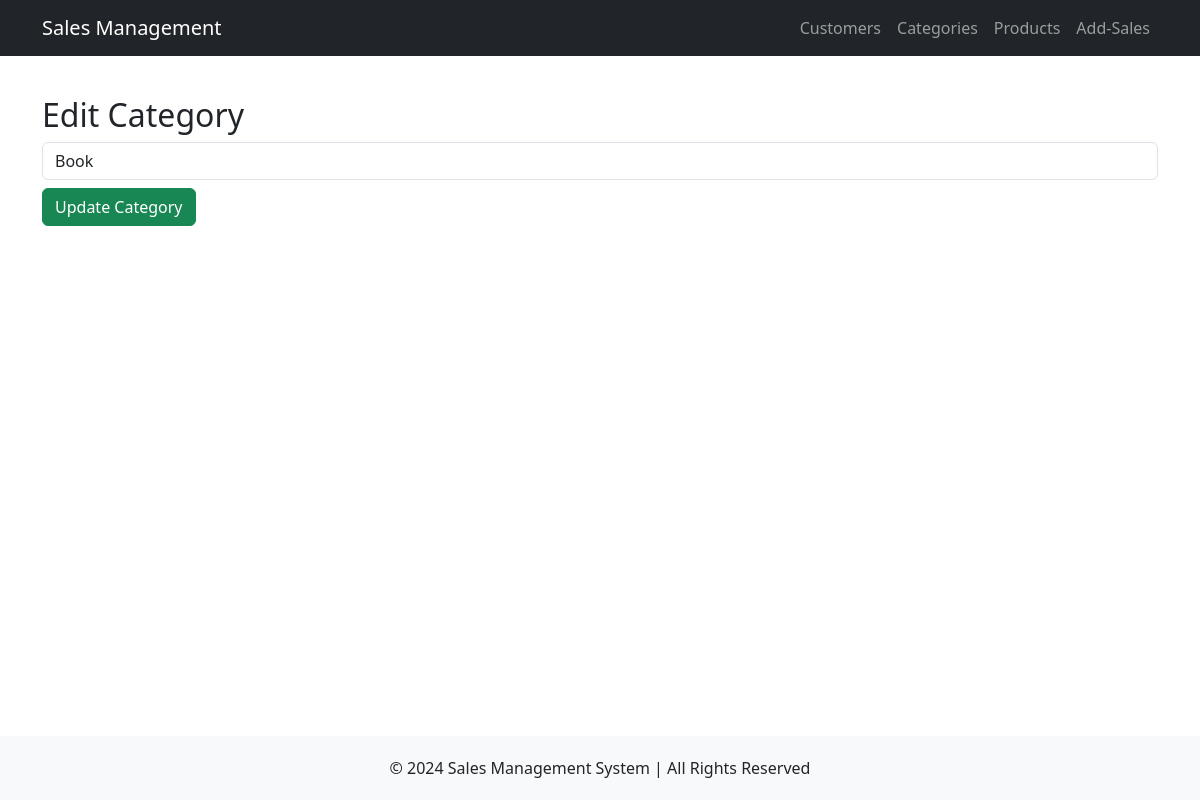
Before: /edit_category/1 with the older database file.
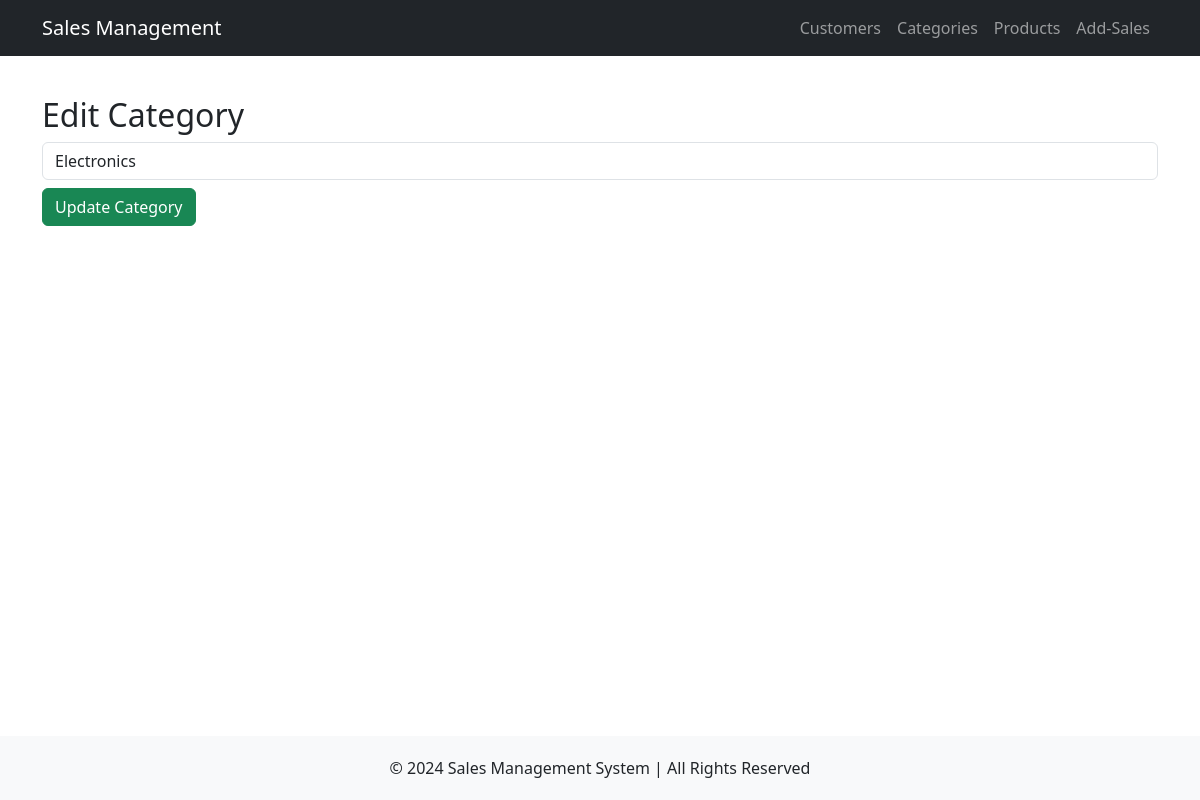
After: the same page with the newer database file.
### tables this page shows
CREATE TABLE Product_categories (
    proc_id INTEGER PRIMARY KEY AUTOINCREMENT,
    name TEXT NOT NULL UNIQUE
);

### routes/product_categories.py (the view, shortened to what this page needs)
@category_bp.route('/edit_category/<int:proc_id>', methods=['GET', 'POST'])
def edit_category(proc_id):
    try:
        conn = get_db_connection()
        category = conn.execute('SELECT * FROM Product_categories WHERE proc_id = ?', (proc_id,)).fetchone()
        conn.close()
        return render_template('edit_category.html', category=category)
    except Exception as e:
        flash(f"Error updating category: {str(e)}", 'danger')
        return redirect(url_for('caregory_bp.categories'))

### routes/product_categories.py (called while the page is built)
def get_db_connection():
    conn = sqlite3.connect(DATABASE)
    conn.row_factory = sqlite3.Row
    return conn

### templates/edit_category.html
{% extends 'base.html' %}
{% block content %}
    <h2>Edit Category</h2>
    <form action='/edit_category/{{ category["proc_id"] }}' method='post'>
        <input type='text' name='name' value='{{ category["name"] }}' required class='form-control mb-2'>
        <button type='submit' class='btn btn-success'>Update Category</button>
    </form>
{% endblock %}

Changed rows visible on the page:
changed Product_categories: name "Book" → "Electronics"
